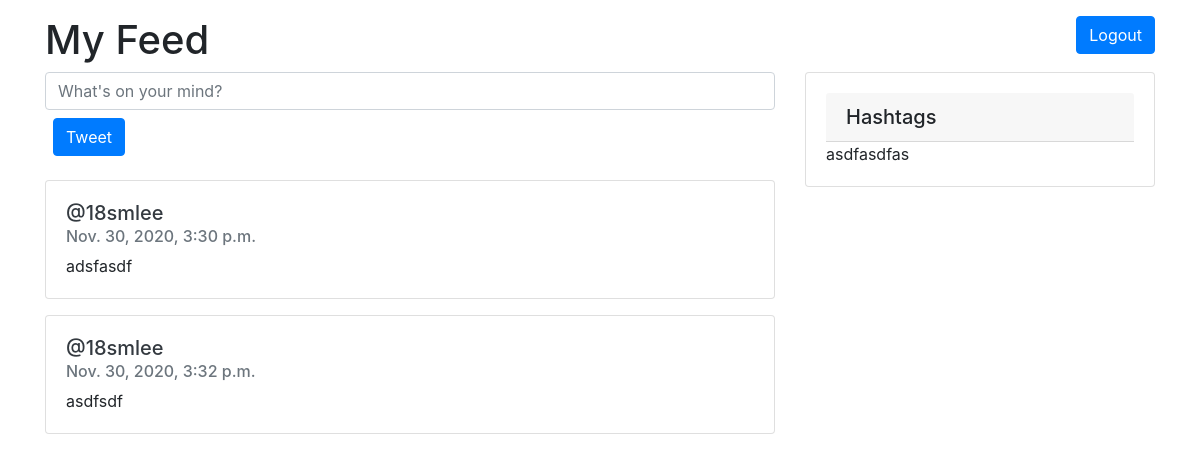
Page /home/ on the earlier database version.
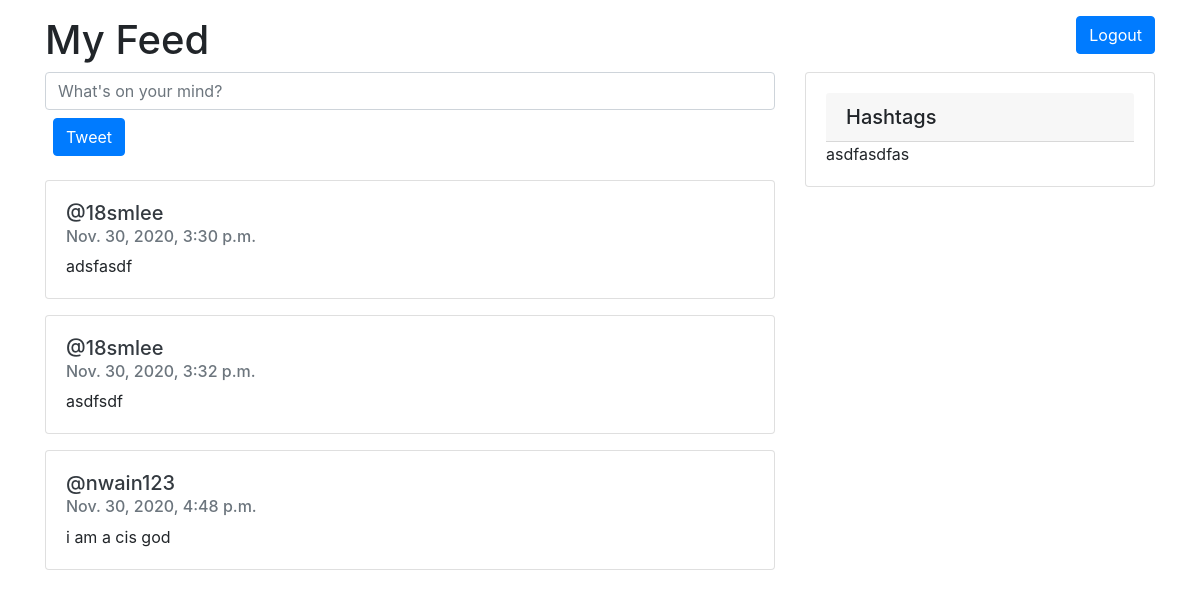
Same page on the later database version.
### twitterApp/models.py (models this page shows, shortened)
class Tweet(models.Model):
    author = models.ForeignKey(User, on_delete=models.CASCADE)
    body = models.TextField()
    timeStamp = models.DateTimeField(auto_now=True)

### twitterApp/views.py (the view)
# urls.py: path('home/', home_view, name="home_view"),
def home_view(request):
    if request.method == 'POST':
        tweet = Tweet.objects.create(
            author=request.user,
            body=request.POST['tweetBody']
        )
    tweets = Tweet.objects.all()
    return render(request, 'home.html', {'tweets': tweets})

### twitterApp/templates/home.html (shortened to what this page needs)
<!doctype html>
<html lang="en">
  <head>
    <link rel="stylesheet" href="https://stackpath.bootstrapcdn.com/bootstrap/4.3.1/css/bootstrap.min.css">
  </head>
  <body>
    <div class="container">
      <div class="row justify-content-between">
        <div class="col-4 mt-3">
          <h1>My Feed</h1>
        </div>
        <div class="col-4">
          <a class="btn btn-primary mt-3 float-right" href="http://127.0.0.1:8000/" role="button">Logout</a>
        </div>
      </div>
    </div>
    <div class="container">
      <div class="row">
        <div class="col">
          <form method="POST" action="/home/">
            <input name="tweetBody" class="form-control" placeholder="What's on your mind?">
            <input class="btn btn-primary m-2 mb-4" type="submit" value='Tweet'>
          </form>
          {% for tweet in tweets %}
            <div class="card mb-3">
              <div class="card-body">
                <h5><a class="text-dark" href="{% url 'profile_view' tweet.author%}">@{{tweet.author}}</a></h5>
                <h6 class="card-subtitle mb-2 text-muted">{{tweet.timeStamp}}</h6>
                <p class="card-text">{{tweet.body}}</p>
              </div>
            </div>
          {% endfor %}
        </div>
        <div class="col-4">
          <div class="card mb-3">
            <div class="card-body">
              <h5 class="card-header">Hashtags</h5>
              <p class="card-text">asdfasdfas</p>
            </div>
          </div>
        </div>
    </div>
  </body>
</html>

Differences in the rows shown:
added Tweet: author "nwain123", timeStamp "Nov. 30, 2020, 4:48 p.m.", body "i am a cis god"
